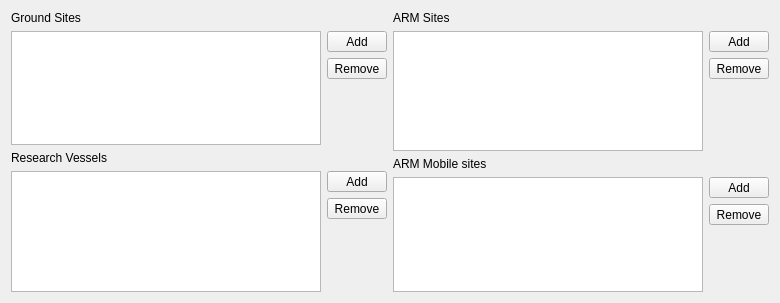
          <widget class="QWidget" name="page_11">
           <property name="geometry">
            <rect>
             <x>0</x>
             <y>0</y>
             <width>780</width>
             <height>303</height>
            </rect>
           </property>
           <attribute name="label">
            <string>Supporting Surface-Based Observations</string>
           </attribute>
           <layout class="QGridLayout" name="gridLayout">
            <item row="0" column="0">
             <layout class="QVBoxLayout" name="verticalLayout_37">
              <item>
               <widget class="QLabel" name="label_26">
                <property name="text">
                 <string>Ground Sites</string>
                </property>
               </widget>
              </item>
              <item>
               <layout class="QGridLayout" name="gridLayout_9">
                <item row="0" column="0" rowspan="3">
                 <widget class="QListWidget" name="groundListWidget"/>
                </item>
                <item row="0" column="1">
                 <widget class="QToolButton" name="groundAddButton">
                  <property name="sizePolicy">
                   <sizepolicy hsizetype="Fixed" vsizetype="Fixed">
                    <horstretch>50</horstretch>
                    <verstretch>0</verstretch>
                   </sizepolicy>
                  </property>
                  <property name="minimumSize">
                   <size>
                    <width>60</width>
                    <height>0</height>
                   </size>
                  </property>
                  <property name="text">
                   <string>Add</string>
                  </property>
                  <property name="toolButtonStyle">
                   <enum>Qt::ToolButtonIconOnly</enum>
                  </property>
                 </widget>
                </item>
                <item row="1" column="1">
                 <widget class="QToolButton" name="groundRemoveButton">
                  <property name="minimumSize">
                   <size>
                    <width>60</width>
                    <height>0</height>
                   </size>
                  </property>
                  <property name="text">
                   <string>Remove</string>
                  </property>
                 </widget>
                </item>
                <item row="2" column="1">
                 <spacer name="verticalSpacer_6">
                  <property name="orientation">
                   <enum>Qt::Vertical</enum>
                  </property>
                  <property name="sizeHint" stdset="0">
                   <size>
                    <width>20</width>
                    <height>40</height>
                   </size>
                  </property>
                 </spacer>
                </item>
               </layout>
              </item>
             </layout>
            </item>
            <item row="0" column="1" rowspan="2">
             <layout class="QVBoxLayout" name="verticalLayout_39">
              <item>
               <widget class="QLabel" name="label_27">
                <property name="text">
                 <string>ARM Sites</string>
                </property>
               </widget>
              </item>
              <item>
               <layout class="QGridLayout" name="gridLayout_11">
                <item row="0" column="0" rowspan="3">
                 <widget class="QListWidget" name="armListWidget"/>
                </item>
                <item row="0" column="1">
                 <widget class="QToolButton" name="armAddButton">
                  <property name="sizePolicy">
                   <sizepolicy hsizetype="Fixed" vsizetype="Fixed">
                    <horstretch>50</horstretch>
                    <verstretch>0</verstretch>
                   </sizepolicy>
                  </property>
                  <property name="minimumSize">
                   <size>
                    <width>60</width>
                    <height>0</height>
                   </size>
                  </property>
                  <property name="text">
                   <string>Add</string>
                  </property>
                  <property name="toolButtonStyle">
                   <enum>Qt::ToolButtonIconOnly</enum>
                  </property>
                 </widget>
                </item>
                <item row="1" column="1">
                 <widget class="QToolButton" name="armRemoveButton">
                  <property name="minimumSize">
                   <size>
                    <width>60</width>
                    <height>0</height>
                   </size>
                  </property>
                  <property name="text">
                   <string>Remove</string>
                  </property>
                 </widget>
                </item>
                <item row="2" column="1">
                 <spacer name="verticalSpacer_8">
                  <property name="orientation">
                   <enum>Qt::Vertical</enum>
                  </property>
                  <property name="sizeHint" stdset="0">
                   <size>
                    <width>20</width>
                    <height>40</height>
                   </size>
                  </property>
                 </spacer>
                </item>
               </layout>
              </item>
             </layout>
            </item>
            <item row="2" column="1">
             <layout class="QVBoxLayout" name="verticalLayout_40">
              <item>
               <widget class="QLabel" name="label_28">
                <property name="text">
                 <string>ARM Mobile sites</string>
                </property>
               </widget>
              </item>
              <item>
               <layout class="QGridLayout" name="gridLayout_10">
                <item row="0" column="0" rowspan="3">
                 <widget class="QListWidget" name="armMobileListWidget"/>
                </item>
                <item row="0" column="1">
                 <widget class="QToolButton" name="armMobileAddButton">
                  <property name="sizePolicy">
                   <sizepolicy hsizetype="Fixed" vsizetype="Fixed">
                    <horstretch>50</horstretch>
                    <verstretch>0</verstretch>
                   </sizepolicy>
                  </property>
                  <property name="minimumSize">
                   <size>
                    <width>60</width>
                    <height>0</height>
                   </size>
                  </property>
                  <property name="text">
                   <string>Add</string>
                  </property>
                  <property name="toolButtonStyle">
                   <enum>Qt::ToolButtonIconOnly</enum>
                  </property>
                 </widget>
                </item>
                <item row="1" column="1">
                 <widget class="QToolButton" name="armMobileRemoveButton">
                  <property name="minimumSize">
                   <size>
                    <width>60</width>
                    <height>0</height>
                   </size>
                  </property>
                  <property name="text">
                   <string>Remove</string>
                  </property>
                 </widget>
                </item>
                <item row="2" column="1">
                 <spacer name="verticalSpacer_7">
                  <property name="orientation">
                   <enum>Qt::Vertical</enum>
                  </property>
                  <property name="sizeHint" stdset="0">
                   <size>
                    <width>20</width>
                    <height>40</height>
                   </size>
                  </property>
                 </spacer>
                </item>
               </layout>
              </item>
             </layout>
            </item>
            <item row="1" column="0" rowspan="2">
             <layout class="QVBoxLayout" name="verticalLayout_38">
              <item>
               <widget class="QLabel" name="label_25">
                <property name="text">
                 <string>Research Vessels </string>
                </property>
               </widget>
              </item>
              <item>
               <layout class="QGridLayout" name="gridLayout_5">
                <item row="0" column="0" rowspan="3">
                 <widget class="QListWidget" name="vesselListWidget"/>
                </item>
                <item row="0" column="1">
                 <widget class="QToolButton" name="vesselAddButton">
                  <property name="sizePolicy">
                   <sizepolicy hsizetype="Fixed" vsizetype="Fixed">
                    <horstretch>50</horstretch>
                    <verstretch>0</verstretch>
                   </sizepolicy>
                  </property>
                  <property name="minimumSize">
                   <size>
                    <width>60</width>
                    <height>0</height>
                   </size>
                  </property>
                  <property name="text">
                   <string>Add</string>
                  </property>
                  <property name="toolButtonStyle">
                   <enum>Qt::ToolButtonIconOnly</enum>
                  </property>
                 </widget>
                </item>
                <item row="1" column="1">
                 <widget class="QToolButton" name="vesselRemoveButton">
                  <property name="minimumSize">
                   <size>
                    <width>60</width>
                    <height>0</height>
                   </size>
                  </property>
                  <property name="text">
                   <string>Remove</string>
                  </property>
                 </widget>
                </item>
                <item row="2" column="1">
                 <spacer name="verticalSpacer_2">
                  <property name="orientation">
                   <enum>Qt::Vertical</enum>
                  </property>
                  <property name="sizeHint" stdset="0">
                   <size>
                    <width>20</width>
                    <height>40</height>
                   </size>
                  </property>
                 </spacer>
                </item>
               </layout>
              </item>
             </layout>
            </item>
           </layout>
          </widget>
